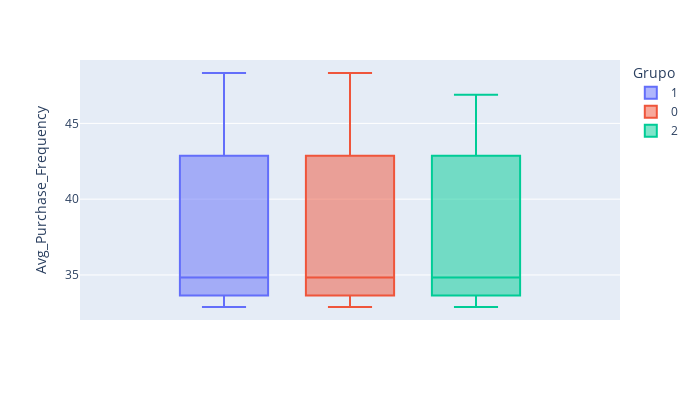

Source (notebook cell):
### Code cell
# Frecuencia de compra
fig = px.box(df_cluster, y="Avg_Purchase_Frequency", color="Grupo", width=700, height=400)
fig.show()

### Figure 1 — Plotly figure (JSON) as saved in the notebook; plotly's stock layout.template omitted (floating-point values rounded to 4 significant figures; data arrays with more than 128 entries replaced by an {"elided": "..."} marker saying what was removed)
{"data": [{"alignmentgroup": "True", "hovertemplate": "Grupo=1<br>Avg_Purchase_Frequency=%{y}<extra></extra>", "legendgroup": "1", "marker": {"color": "#636efa"}, "name": "1", "notched": false, "offsetgroup": "1", "orientation": "v", "showlegend": true, "type": "box", "x0": " ", "xaxis": "x", "y": [33.65, 34.84, 34.84, 34.84, 46.89, 33.65, 42.86, 34.84, 46.89, 46.89, 33.65, 42.86, 34.84, 34.84, 43.14, 43.14, 42.86, 34.84, 43.14, 43.14, 33.65, 34.84, 34.84, 34.84, 33.65, 48.32, 34.84, 46.89, 33.65, 42.86, 34.84, 43.14, 33.65, 33.65, 42.86, 34.84, 34.84, 43.14, 33.65, 33.65, 33.65, 34.84, 34.84, 43.14, 43.14, 33.65, 33.65, 33.65, 34.84, 34.84, 34.84, 46.89, 33.65, 42.86, 42.86, 34.84, 33.65, 33.65, 42.86, 34.84, 43.14, 33.65, 42.86, 34.84, 43.14, 33.65, 33.65, 34.84, 34.84, 32.89], "y0": " ", "yaxis": "y"}, {"alignmentgroup": "True", "hovertemplate": "Grupo=0<br>Avg_Purchase_Frequency=%{y}<extra></extra>", "legendgroup": "0", "marker": {"color": "#EF553B"}, "name": "0", "notched": false, "offsetgroup": "0", "orientation": "v", "showlegend": true, "type": "box", "x0": " ", "xaxis": "x", "y": {"elided": "345 float values"}, "y0": " ", "yaxis": "y"}, {"alignmentgroup": "True", "hovertemplate": "Grupo=2<br>Avg_Purchase_Frequency=%{y}<extra></extra>", "legendgroup": "2", "marker": {"color": "#00cc96"}, "name": "2", "notched": false, "offsetgroup": "2", "orientation": "v", "showlegend": true, "type": "box", "x0": " ", "xaxis": "x", "y": [33.65, 34.84, 34.84, 46.89, 33.65, 33.65, 42.86, 42.86, 42.86, 34.84, 34.84, 34.84, 33.65, 33.65, 34.84, 34.84, 33.65, 34.84, 34.84, 46.89, 46.89, 33.65, 33.65, 33.65, 34.84, 34.84, 33.65, 33.65, 43.14, 43.14, 43.14, 33.65, 34.84, 46.89, 33.65, 33.65, 42.86, 34.84, 34.84, 34.84, 34.84, 46.89, 46.89, 42.86, 33.65, 34.84, 34.84, 34.84, 34.84, 34.84, 32.89], "y0": " ", "yaxis": "y"}], "layout": {"boxmode": "group", "height": 400, "legend": {"title": {"text": "Grupo"}, "tracegroupgap": 0}, "margin": {"t": 60}, "width": 700, "xaxis": {"anchor": "y", "domain": [0, 1]}, "yaxis": {"anchor": "x", "domain": [0, 1], "title": {"text": "Avg_Purchase_Frequency"}}}}
